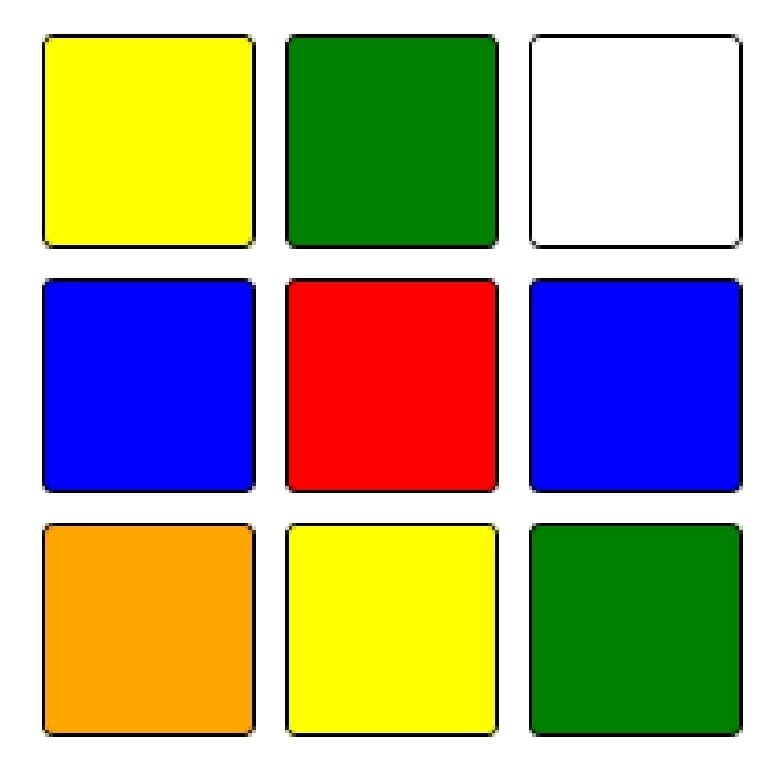
#> input picture Mul_Col.jpeg, 781 x 770 px, given in place of the camera
$ python Edge_Detection_Video.py
#> lines starting #> are read from the running program, lines starting #| are printed output that depends on the picture; after the words box and inside, x2 and y2 are one past the last pixel; in counts of white or black regions, pixels touching at a corner belong together
# OpenCV program to perform Edge detection in real time
# import libraries of python OpenCV
# where its functionality resides
import cv2

# np is an alias pointing to numpy library
import numpy as np


# capture frames from a camera
cap = cv2.VideoCapture(0)


# loop runs if capturing has been initialized
while(1):

    # reads frames from a camera
    ret, frame = cap.read()
#> frame is the input picture: shape (770, 781, 3); mean B, G, R 135.8, 164.7, 171

    # converting BGR to HSV
    hsv = cv2.cvtColor(frame, cv2.COLOR_BGR2HSV)
#> hsv: shape (770, 781, 3); mean H, S, V 37.7, 152.6, 225.2
    cv2.imshow(hsv)


	# define range of red color in HSV
    lower_red = np.array([30,150,50])
    upper_red = np.array([255,255,180])

	# create a red HSV colour boundary and
	# threshold HSV image
    mask = cv2.inRange(hsv, lower_red, upper_red)
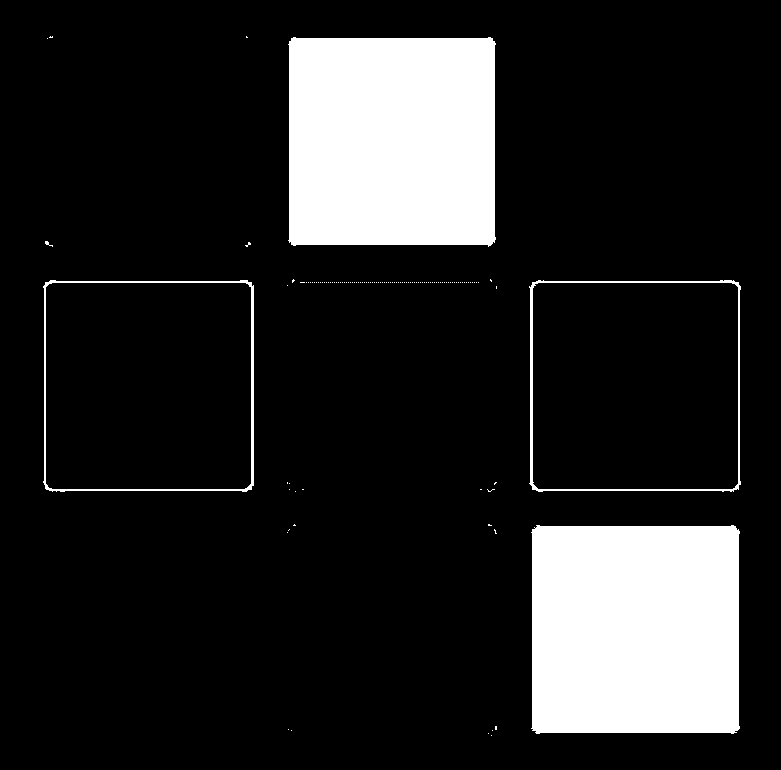
#> mask: shape (770, 781); 14.9% white; 120 white regions (116 under 20 px), largest, box (x1, y1, x2, y2) and area: (531, 525, 740, 734) 42836, (288, 37, 496, 247) 42639, (529, 280, 741, 492) 1912, (43, 280, 254, 492) 1908

	# Bitwise-AND mask and original image
    res = cv2.bitwise_and(frame,frame, mask= mask)
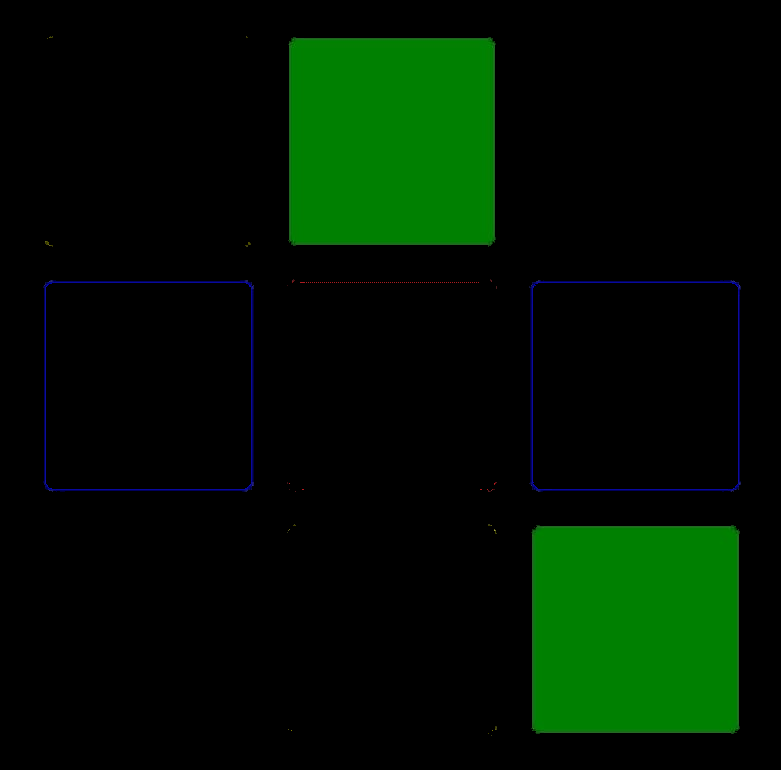
#> res: shape (770, 781, 3); mean B, G, R 1.1, 18.1, 0.3

	# Display an original image
    cv2.imshow('Original',frame)

	# finds edges in the input image and
	# marks them in the output map edges
    edges = cv2.Canny(frame,100,200)
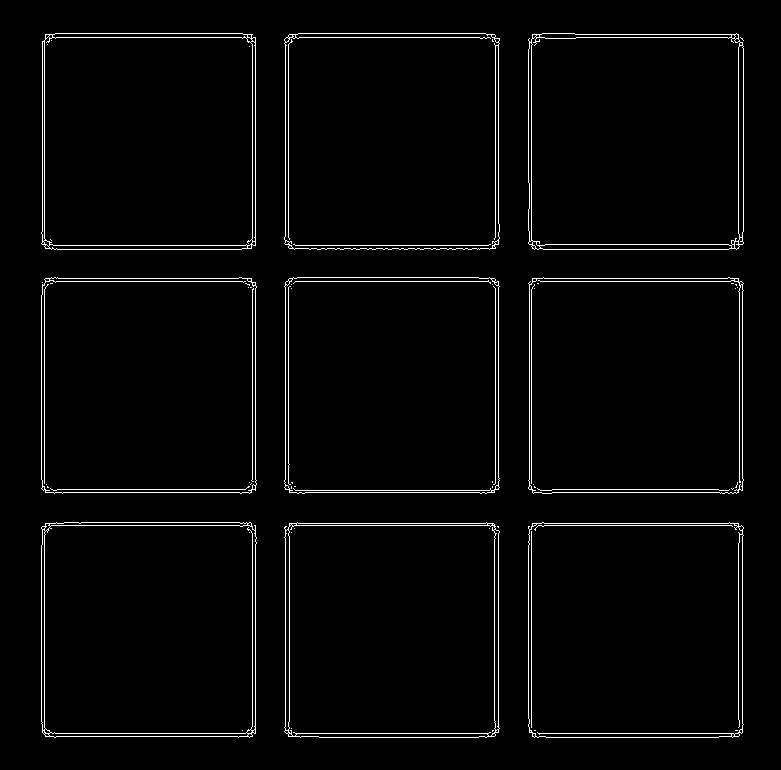
#> edges: shape (770, 781); 2.6% white in thin lines or dots, all inside (x1, y1, x2, y2) = (41, 33, 744, 738)

	# Display edges in a frame
    cv2.imshow('Edges',edges)

	# Wait for Esc key to stop
    k = cv2.waitKey(5) & 0xFF
#> (key Esc is pressed here)
    if k == 27:
	    break


# Close the window
cap.release()

# De-allocate any associated memory usage
cv2.destroyAllWindows()

$ run again, on Shape_Color_Centroid.jpeg
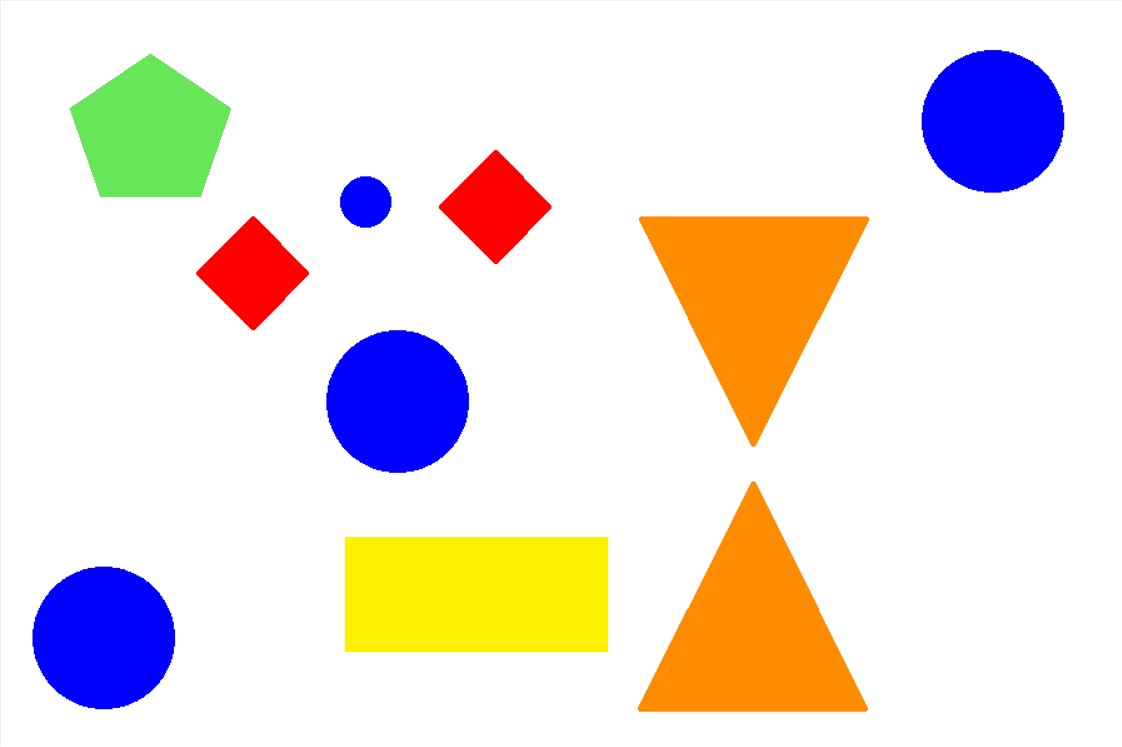
#> input picture Shape_Color_Centroid.jpeg, 1122 x 747 px, given in place of the camera
#> frame is the input picture: shape (747, 1122, 3); mean B, G, R 221.6, 227.2, 236.6
#> hsv: shape (747, 1122, 3); mean H, S, V 14.5, 48.1, 254.1
#> `mask = cv2.inRange(hsv, lower_red, upper_red)`:
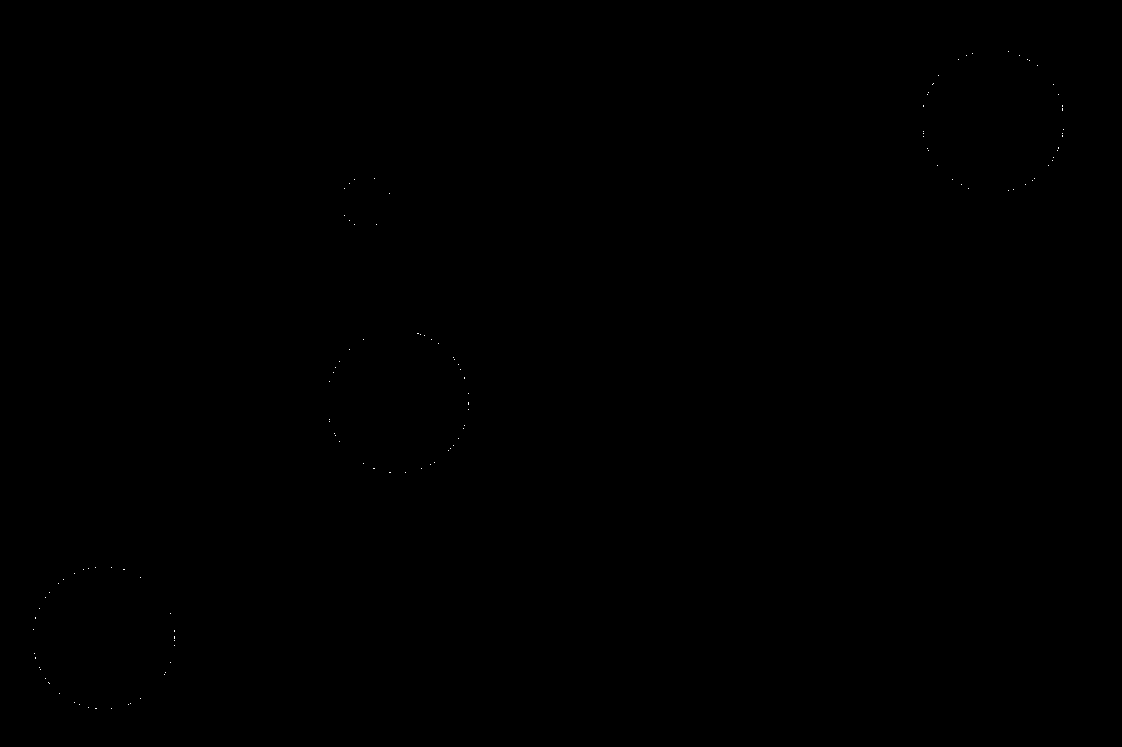
#> mask: shape (747, 1122); 0.02% white in thin lines or dots, all inside (x1, y1, x2, y2) = (33, 51, 1064, 709)
#> `edges = cv2.Canny(frame,100,200)`:
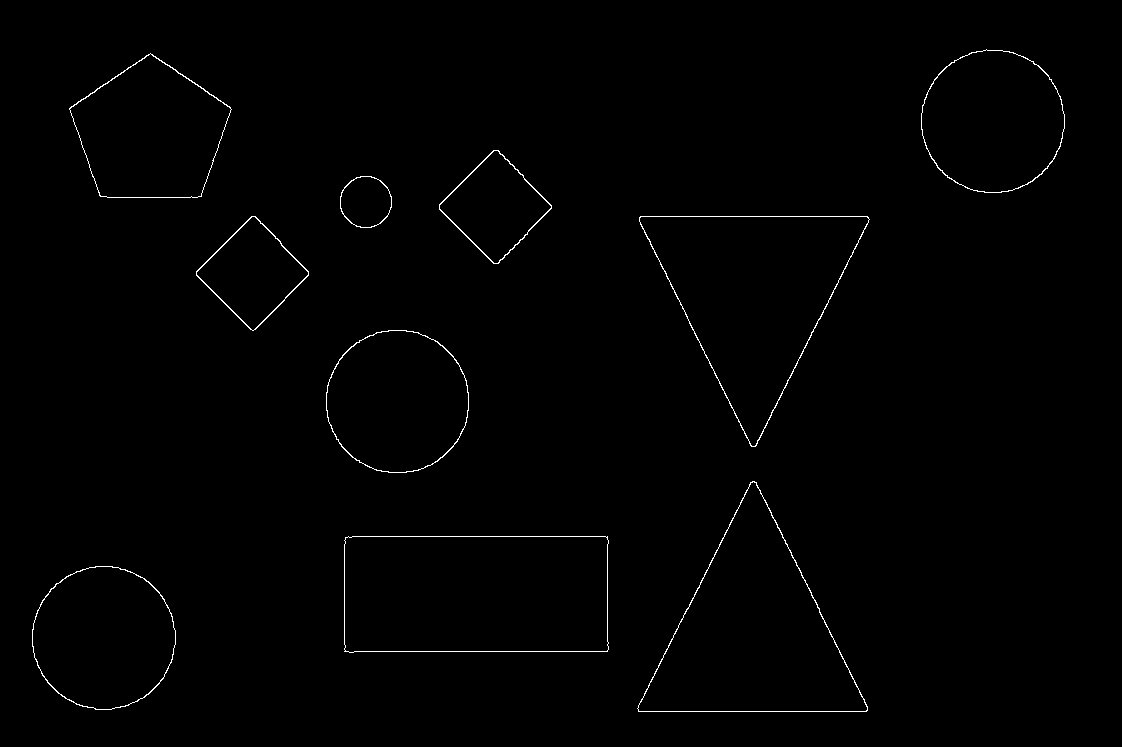
#> edges: shape (747, 1122); 0.68% white in thin lines or dots, all inside (x1, y1, x2, y2) = (32, 49, 1065, 712)
